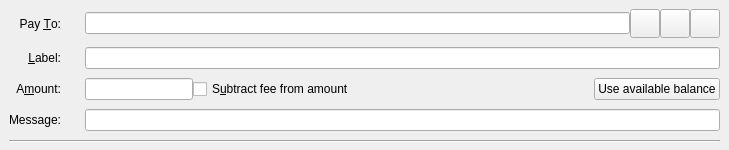
<?xml version="1.0" encoding="UTF-8"?>
<ui version="4.0">
 <class>SendCoinsEntry</class>
 <widget class="QStackedWidget" name="SendCoinsEntry">
  <property name="geometry">
   <rect>
    <x>0</x>
    <y>0</y>
    <width>729</width>
    <height>150</height>
   </rect>
  </property>
  <property name="focusPolicy">
   <enum>Qt::TabFocus</enum>
  </property>
  <property name="autoFillBackground">
   <bool>false</bool>
  </property>
  <widget class="QFrame" name="SendCoins">
   <property name="toolTip">
    <string>This is a normal payment.</string>
   </property>
   <property name="frameShape">
    <enum>QFrame::NoFrame</enum>
   </property>
   <layout class="QGridLayout" name="gridLayout">
    <property name="topMargin">
     <number>8</number>
    </property>
    <property name="bottomMargin">
     <number>4</number>
    </property>
    <property name="horizontalSpacing">
     <number>12</number>
    </property>
    <property name="verticalSpacing">
     <number>8</number>
    </property>
    <item row="2" column="2">
     <layout class="QHBoxLayout" name="horizontalLayoutAmount" stretch="0,1,0">
      <item>
       <widget class="BitcoinAmountField" name="payAmount"/>
      </item>
      <item>
       <widget class="QCheckBox" name="checkboxSubtractFeeFromAmount">
        <property name="toolTip">
         <string>The fee will be deducted from the amount being sent. The recipient will receive less earthcoins than you enter in the amount field. If multiple recipients are selected, the fee is split equally.</string>
        </property>
        <property name="text">
         <string>S&amp;ubtract fee from amount</string>
        </property>
       </widget>
      </item>
      <item>
       <widget class="QPushButton" name="useAvailableBalanceButton">
        <property name="text">
         <string>Use available balance</string>
        </property>
       </widget>
      </item>
     </layout>
    </item>
    <item row="3" column="0">
     <widget class="QLabel" name="messageLabel">
      <property name="text">
       <string>Message:</string>
      </property>
      <property name="alignment">
       <set>Qt::AlignRight|Qt::AlignTrailing|Qt::AlignVCenter</set>
      </property>
     </widget>
    </item>
    <item row="4" column="0" colspan="3">
     <widget class="Line" name="line">
      <property name="orientation">
       <enum>Qt::Horizontal</enum>
      </property>
     </widget>
    </item>
    <item row="0" column="0">
     <widget class="QLabel" name="payToLabel">
      <property name="text">
       <string>Pay &amp;To:</string>
      </property>
      <property name="alignment">
       <set>Qt::AlignRight|Qt::AlignTrailing|Qt::AlignVCenter</set>
      </property>
      <property name="buddy">
       <cstring>payTo</cstring>
      </property>
     </widget>
    </item>
    <item row="1" column="0">
     <widget class="QLabel" name="labellLabel">
      <property name="text">
       <string>&amp;Label:</string>
      </property>
      <property name="alignment">
       <set>Qt::AlignRight|Qt::AlignTrailing|Qt::AlignVCenter</set>
      </property>
      <property name="buddy">
       <cstring>addAsLabel</cstring>
      </property>
     </widget>
    </item>
    <item row="1" column="2">
     <widget class="QLineEdit" name="addAsLabel">
      <property name="toolTip">
       <string>Enter a label for this address to add it to the list of used addresses</string>
      </property>
     </widget>
    </item>
    <item row="0" column="2">
     <layout class="QHBoxLayout" name="payToLayout">
      <property name="spacing">
       <number>0</number>
      </property>
      <item>
       <widget class="QValidatedLineEdit" name="payTo">
        <property name="toolTip">
         <string>The Earthcoin address to send the payment to</string>
        </property>
       </widget>
      </item>
      <item>
       <widget class="QToolButton" name="addressBookButton">
        <property name="toolTip">
         <string>Choose previously used address</string>
        </property>
        <property name="text">
         <string/>
        </property>
        <property name="icon">
         <iconset resource="../bitcoin.qrc">
          <normaloff>:/icons/address-book</normaloff>:/icons/address-book</iconset>
        </property>
        <property name="iconSize">
         <size>
          <width>22</width>
          <height>22</height>
         </size>
        </property>
        <property name="shortcut">
         <string>Alt+A</string>
        </property>
       </widget>
      </item>
      <item>
       <widget class="QToolButton" name="pasteButton">
        <property name="toolTip">
         <string>Paste address from clipboard</string>
        </property>
        <property name="text">
         <string/>
        </property>
        <property name="icon">
         <iconset resource="../bitcoin.qrc">
          <normaloff>:/icons/editpaste</normaloff>:/icons/editpaste</iconset>
        </property>
        <property name="iconSize">
         <size>
          <width>22</width>
          <height>22</height>
         </size>
        </property>
        <property name="shortcut">
         <string>Alt+P</string>
        </property>
       </widget>
      </item>
      <item>
       <widget class="QToolButton" name="deleteButton">
        <property name="toolTip">
         <string>Remove this entry</string>
        </property>
        <property name="text">
         <string/>
        </property>
        <property name="icon">
         <iconset resource="../bitcoin.qrc">
          <normaloff>:/icons/remove</normaloff>:/icons/remove</iconset>
        </property>
        <property name="iconSize">
         <size>
          <width>22</width>
          <height>22</height>
         </size>
        </property>
       </widget>
      </item>
     </layout>
    </item>
    <item row="2" column="0">
     <widget class="QLabel" name="amountLabel">
      <property name="text">
       <string>A&amp;mount:</string>
      </property>
      <property name="alignment">
       <set>Qt::AlignRight|Qt::AlignTrailing|Qt::AlignVCenter</set>
      </property>
      <property name="buddy">
       <cstring>payAmount</cstring>
      </property>
     </widget>
    </item>
    <item row="3" column="2">
     <widget class="QLineEdit" name="messageTextLabel"/>
    </item>
   </layout>
  </widget>
  <widget class="QFrame" name="SendCoins_UnauthenticatedPaymentRequest">
   <property name="palette">
    <palette>
     <active>
      <colorrole role="WindowText">
       <brush brushstyle="SolidPattern">
        <color alpha="255">
         <red>0</red>
         <green>0</green>
         <blue>0</blue>
        </color>
       </brush>
      </colorrole>
      <colorrole role="Button">
       <brush brushstyle="SolidPattern">
        <color alpha="255">
         <red>255</red>
         <green>255</green>
         <blue>127</blue>
        </color>
       </brush>
      </colorrole>
      <colorrole role="Light">
       <brush brushstyle="SolidPattern">
        <color alpha="255">
         <red>255</red>
         <green>255</green>
         <blue>255</blue>
        </color>
       </brush>
      </colorrole>
      <colorrole role="Midlight">
       <brush brushstyle="SolidPattern">
        <color alpha="255">
         <red>255</red>
         <green>255</green>
         <blue>191</blue>
        </color>
       </brush>
      </colorrole>
      <colorrole role="Dark">
       <brush brushstyle="SolidPattern">
        <color alpha="255">
         <red>127</red>
         <green>127</green>
         <blue>63</blue>
        </color>
       </brush>
      </colorrole>
      <colorrole role="Mid">
       <brush brushstyle="SolidPattern">
        <color alpha="255">
         <red>170</red>
         <green>170</green>
         <blue>84</blue>
        </color>
       </brush>
      </colorrole>
      <colorrole role="Text">
       <brush brushstyle="SolidPattern">
        <color alpha="255">
         <red>0</red>
         <green>0</green>
         <blue>0</blue>
        </color>
       </brush>
      </colorrole>
      <colorrole role="BrightText">
       <brush brushstyle="SolidPattern">
        <color alpha="255">
         <red>255</red>
         <green>255</green>
         <blue>255</blue>
        </color>
       </brush>
      </colorrole>
      <colorrole role="ButtonText">
       <brush brushstyle="SolidPattern">
        <color alpha="255">
         <red>0</red>
         <green>0</green>
         <blue>0</blue>
        </color>
       </brush>
      </colorrole>
      <colorrole role="Base">
       <brush brushstyle="SolidPattern">
        <color alpha="255">
         <red>255</red>
         <green>255</green>
         <blue>255</blue>
        </color>
       </brush>
      </colorrole>
      <colorrole role="Window">
       <brush brushstyle="SolidPattern">
        <color alpha="255">
         <red>255</red>
         <green>255</green>
         <blue>127</blue>
        </color>
       </brush>
      </colorrole>
      <colorrole role="Shadow">
       <brush brushstyle="SolidPattern">
        <color alpha="255">
         <red>0</red>
         <green>0</green>
         <blue>0</blue>
        </color>
       </brush>
      </colorrole>
      <colorrole role="AlternateBase">
       <brush brushstyle="SolidPattern">
        <color alpha="255">
         <red>255</red>
         <green>255</green>
         <blue>191</blue>
        </color>
       </brush>
      </colorrole>
      <colorrole role="ToolTipBase">
       <brush brushstyle="SolidPattern">
        <color alpha="255">
         <red>255</red>
         <green>255</green>
         <blue>220</blue>
        </color>
       </brush>
      </colorrole>
      <colorrole role="ToolTipText">
       <brush brushstyle="SolidPattern">
        <color alpha="255">
         <red>0</red>
         <green>0</green>
         <blue>0</blue>
        </color>
       </brush>
      </colorrole>
     </active>
     <inactive>
      <colorrole role="WindowText">
       <brush brushstyle="SolidPattern">
        <color alpha="255">
         <red>0</red>
         <green>0</green>
         <blue>0</blue>
        </color>
       </brush>
      </colorrole>
      <colorrole role="Button">
       <brush brushstyle="SolidPattern">
        <color alpha="255">
         <red>255</red>
         <green>255</green>
         <blue>127</blue>
        </color>
       </brush>
      </colorrole>
      <colorrole role="Light">
       <brush brushstyle="SolidPattern">
        <color alpha="255">
         <red>255</red>
         <green>255</green>
         <blue>255</blue>
        </color>
       </brush>
      </colorrole>
      <colorrole role="Midlight">
       <brush brushstyle="SolidPattern">
        <color alpha="255">
         <red>255</red>
         <green>255</green>
         <blue>191</blue>
        </color>
       </brush>
      </colorrole>
      <colorrole role="Dark">
       <brush brushstyle="SolidPattern">
        <color alpha="255">
         <red>127</red>
         <green>127</green>
         <blue>63</blue>
        </color>
       </brush>
      </colorrole>
      <colorrole role="Mid">
       <brush brushstyle="SolidPattern">
        <color alpha="255">
         <red>170</red>
         <green>170</green>
         <blue>84</blue>
        </color>
       </brush>
      </colorrole>
      <colorrole role="Text">
       <brush brushstyle="SolidPattern">
        <color alpha="255">
         <red>0</red>
         <green>0</green>
         <blue>0</blue>
        </color>
       </brush>
      </colorrole>
      <colorrole role="BrightText">
       <brush brushstyle="SolidPattern">
        <color alpha="255">
         <red>255</red>
         <green>255</green>
         <blue>255</blue>
        </color>
       </brush>
      </colorrole>
      <colorrole role="ButtonText">
       <brush brushstyle="SolidPattern">
        <color alpha="255">
         <red>0</red>
         <green>0</green>
         <blue>0</blue>
        </color>
       </brush>
      </colorrole>
      <colorrole role="Base">
       <brush brushstyle="SolidPattern">
        <color alpha="255">
         <red>255</red>
         <green>255</green>
         <blue>255</blue>
        </color>
       </brush>
      </colorrole>
      <colorrole role="Window">
       <brush brushstyle="SolidPattern">
        <color alpha="255">
         <red>255</red>
         <green>255</green>
         <blue>127</blue>
        </color>
       </brush>
      </colorrole>
      <colorrole role="Shadow">
       <brush brushstyle="SolidPattern">
        <color alpha="255">
         <red>0</red>
         <green>0</green>
         <blue>0</blue>
        </color>
       </brush>
      </colorrole>
      <colorrole role="AlternateBase">
       <brush brushstyle="SolidPattern">
        <color alpha="255">
         <red>255</red>
         <green>255</green>
         <blue>191</blue>
        </color>
       </brush>
      </colorrole>
      <colorrole role="ToolTipBase">
       <brush brushstyle="SolidPattern">
        <color alpha="255">
         <red>255</red>
         <green>255</green>
         <blue>220</blue>
        </color>
       </brush>
      </colorrole>
      <colorrole role="ToolTipText">
       <brush brushstyle="SolidPattern">
        <color alpha="255">
         <red>0</red>
         <green>0</green>
         <blue>0</blue>
        </color>
       </brush>
      </colorrole>
     </inactive>
     <disabled>
      <colorrole role="WindowText">
       <brush brushstyle="SolidPattern">
        <color alpha="255">
         <red>127</red>
         <green>127</green>
         <blue>63</blue>
        </color>
       </brush>
      </colorrole>
      <colorrole role="Button">
       <brush brushstyle="SolidPattern">
        <color alpha="255">
         <red>255</red>
         <green>255</green>
         <blue>127</blue>
        </color>
       </brush>
      </colorrole>
      <colorrole role="Light">
       <brush brushstyle="SolidPattern">
        <color alpha="255">
         <red>255</red>
         <green>255</green>
         <blue>255</blue>
        </color>
       </brush>
      </colorrole>
      <colorrole role="Midlight">
       <brush brushstyle="SolidPattern">
        <color alpha="255">
         <red>255</red>
         <green>255</green>
         <blue>191</blue>
        </color>
       </brush>
      </colorrole>
      <colorrole role="Dark">
       <brush brushstyle="SolidPattern">
        <color alpha="255">
         <red>127</red>
         <green>127</green>
         <blue>63</blue>
        </color>
       </brush>
      </colorrole>
      <colorrole role="Mid">
       <brush brushstyle="SolidPattern">
        <color alpha="255">
         <red>170</red>
         <green>170</green>
         <blue>84</blue>
        </color>
       </brush>
      </colorrole>
      <colorrole role="Text">
       <brush brushstyle="SolidPattern">
        <color alpha="255">
         <red>127</red>
         <green>127</green>
         <blue>63</blue>
        </color>
       </brush>
      </colorrole>
      <colorrole role="BrightText">
       <brush brushstyle="SolidPattern">
        <color alpha="255">
         <red>255</red>
         <green>255</green>
         <blue>255</blue>
        </color>
       </brush>
      </colorrole>
      <colorrole role="ButtonText">
       <brush brushstyle="SolidPattern">
        <color alpha="255">
         <red>127</red>
         <green>127</green>
         <blue>63</blue>
        </color>
       </brush>
      </colorrole>
      <colorrole role="Base">
       <brush brushstyle="SolidPattern">
        <color alpha="255">
         <red>255</red>
         <green>255</green>
         <blue>127</blue>
        </color>
       </brush>
      </colorrole>
      <colorrole role="Window">
       <brush brushstyle="SolidPattern">
        <color alpha="255">
         <red>255</red>
         <green>255</green>
         <blue>127</blue>
        </color>
       </brush>
      </colorrole>
      <colorrole role="Shadow">
       <brush brushstyle="SolidPattern">
        <color alpha="255">
         <red>0</red>
         <green>0</green>
         <blue>0</blue>
        </color>
       </brush>
      </colorrole>
      <colorrole role="AlternateBase">
       <brush brushstyle="SolidPattern">
        <color alpha="255">
         <red>255</red>
         <green>255</green>
         <blue>127</blue>
        </color>
       </brush>
      </colorrole>
      <colorrole role="ToolTipBase">
       <brush brushstyle="SolidPattern">
        <color alpha="255">
         <red>255</red>
         <green>255</green>
         <blue>220</blue>
        </color>
       </brush>
      </colorrole>
      <colorrole role="ToolTipText">
       <brush brushstyle="SolidPattern">
        <color alpha="255">
         <red>0</red>
         <green>0</green>
         <blue>0</blue>
        </color>
       </brush>
      </colorrole>
     </disabled>
    </palette>
   </property>
   <property name="toolTip">
    <string>This is an unauthenticated payment request.</string>
   </property>
   <property name="autoFillBackground">
    <bool>true</bool>
   </property>
   <property name="frameShape">
    <enum>QFrame::NoFrame</enum>
   </property>
   <layout class="QGridLayout" name="gridLayout_is">
    <property name="spacing">
     <number>12</number>
    </property>
    <item row="0" column="0">
     <widget class="QLabel" name="payToLabel_is">
      <property name="text">
       <string>Pay To:</string>
      </property>
      <property name="alignment">
       <set>Qt::AlignRight|Qt::AlignTrailing|Qt::AlignVCenter</set>
      </property>
     </widget>
    </item>
    <item row="0" column="1">
     <layout class="QHBoxLayout" name="payToLayout_is">
      <property name="spacing">
       <number>0</number>
      </property>
      <item>
       <widget class="QLabel" name="payTo_is"/>
      </item>
      <item>
       <widget class="QToolButton" name="deleteButton_is">
        <property name="toolTip">
         <string>Remove this entry</string>
        </property>
        <property name="text">
         <string/>
        </property>
        <property name="icon">
         <iconset resource="../bitcoin.qrc">
          <normaloff>:/icons/remove</normaloff>:/icons/remove</iconset>
        </property>
       </widget>
      </item>
     </layout>
    </item>
    <item row="1" column="0">
     <widget class="QLabel" name="memoLabel_is">
      <property name="text">
       <string>Memo:</string>
      </property>
      <property name="alignment">
       <set>Qt::AlignRight|Qt::AlignTrailing|Qt::AlignVCenter</set>
      </property>
     </widget>
    </item>
    <item row="1" column="1">
     <widget class="QLabel" name="memoTextLabel_is">
      <property name="textFormat">
       <enum>Qt::PlainText</enum>
      </property>
     </widget>
    </item>
    <item row="2" column="0">
     <widget class="QLabel" name="amountLabel_is">
      <property name="text">
       <string>A&amp;mount:</string>
      </property>
      <property name="alignment">
       <set>Qt::AlignRight|Qt::AlignTrailing|Qt::AlignVCenter</set>
      </property>
      <property name="buddy">
       <cstring>payAmount_is</cstring>
      </property>
     </widget>
    </item>
    <item row="2" column="1">
     <widget class="BitcoinAmountField" name="payAmount_is">
      <property name="acceptDrops">
       <bool>false</bool>
      </property>
     </widget>
    </item>
   </layout>
  </widget>
  <widget class="QFrame" name="SendCoins_AuthenticatedPaymentRequest">
   <property name="palette">
    <palette>
     <active>
      <colorrole role="WindowText">
       <brush brushstyle="SolidPattern">
        <color alpha="255">
         <red>0</red>
         <green>0</green>
         <blue>0</blue>
        </color>
       </brush>
      </colorrole>
      <colorrole role="Button">
       <brush brushstyle="SolidPattern">
        <color alpha="255">
         <red>140</red>
         <green>232</green>
         <blue>119</blue>
        </color>
       </brush>
      </colorrole>
      <colorrole role="Light">
       <brush brushstyle="SolidPattern">
        <color alpha="255">
         <red>230</red>
         <green>255</green>
         <blue>224</blue>
        </color>
       </brush>
      </colorrole>
      <colorrole role="Midlight">
       <brush brushstyle="SolidPattern">
        <color alpha="255">
         <red>185</red>
         <green>243</green>
         <blue>171</blue>
        </color>
       </brush>
      </colorrole>
      <colorrole role="Dark">
       <brush brushstyle="SolidPattern">
        <color alpha="255">
         <red>70</red>
         <green>116</green>
         <blue>59</blue>
        </color>
       </brush>
      </colorrole>
      <colorrole role="Mid">
       <brush brushstyle="SolidPattern">
        <color alpha="255">
         <red>93</red>
         <green>155</green>
         <blue>79</blue>
        </color>
       </brush>
      </colorrole>
      <colorrole role="Text">
       <brush brushstyle="SolidPattern">
        <color alpha="255">
         <red>0</red>
         <green>0</green>
         <blue>0</blue>
        </color>
       </brush>
      </colorrole>
      <colorrole role="BrightText">
       <brush brushstyle="SolidPattern">
        <color alpha="255">
         <red>155</red>
         <green>255</green>
         <blue>147</blue>
        </color>
       </brush>
      </colorrole>
      <colorrole role="ButtonText">
       <brush brushstyle="SolidPattern">
        <color alpha="255">
         <red>0</red>
         <green>0</green>
         <blue>0</blue>
        </color>
       </brush>
      </colorrole>
      <colorrole role="Base">
       <brush brushstyle="SolidPattern">
        <color alpha="255">
         <red>119</red>
         <green>255</green>
         <blue>233</blue>
        </color>
       </brush>
      </colorrole>
      <colorrole role="Window">
       <brush brushstyle="SolidPattern">
        <color alpha="255">
         <red>140</red>
         <green>232</green>
         <blue>119</blue>
        </color>
       </brush>
      </colorrole>
      <colorrole role="Shadow">
       <brush brushstyle="SolidPattern">
        <color alpha="255">
         <red>0</red>
         <green>0</green>
         <blue>0</blue>
        </color>
       </brush>
      </colorrole>
      <colorrole role="AlternateBase">
       <brush brushstyle="SolidPattern">
        <color alpha="255">
         <red>197</red>
         <green>243</green>
         <blue>187</blue>
        </color>
       </brush>
      </colorrole>
      <colorrole role="NoRole">
       <brush brushstyle="SolidPattern">
        <color alpha="255">
         <red>125</red>
         <green>194</green>
         <blue>122</blue>
        </color>
       </brush>
      </colorrole>
      <colorrole role="ToolTipBase">
       <brush brushstyle="SolidPattern">
        <color alpha="255">
         <red>255</red>
         <green>255</green>
         <blue>220</blue>
        </color>
       </brush>
      </colorrole>
      <colorrole role="ToolTipText">
       <brush brushstyle="SolidPattern">
        <color alpha="255">
         <red>0</red>
         <green>0</green>
         <blue>0</blue>
        </color>
       </brush>
      </colorrole>
     </active>
     <inactive>
      <colorrole role="WindowText">
       <brush brushstyle="SolidPattern">
        <color alpha="255">
         <red>0</red>
         <green>0</green>
         <blue>0</blue>
        </color>
       </brush>
      </colorrole>
      <colorrole role="Button">
       <brush brushstyle="SolidPattern">
        <color alpha="255">
         <red>140</red>
         <green>232</green>
         <blue>119</blue>
        </color>
       </brush>
      </colorrole>
      <colorrole role="Light">
       <brush brushstyle="SolidPattern">
        <color alpha="255">
         <red>230</red>
         <green>255</green>
         <blue>224</blue>
        </color>
       </brush>
      </colorrole>
      <colorrole role="Midlight">
       <brush brushstyle="SolidPattern">
        <color alpha="255">
         <red>185</red>
         <green>243</green>
         <blue>171</blue>
        </color>
       </brush>
      </colorrole>
      <colorrole role="Dark">
       <brush brushstyle="SolidPattern">
        <color alpha="255">
         <red>70</red>
         <green>116</green>
         <blue>59</blue>
        </color>
       </brush>
      </colorrole>
      <colorrole role="Mid">
       <brush brushstyle="SolidPattern">
        <color alpha="255">
         <red>93</red>
         <green>155</green>
         <blue>79</blue>
        </color>
       </brush>
      </colorrole>
      <colorrole role="Text">
       <brush brushstyle="SolidPattern">
        <color alpha="255">
         <red>0</red>
         <green>0</green>
         <blue>0</blue>
        </color>
       </brush>
      </colorrole>
      <colorrole role="BrightText">
       <brush brushstyle="SolidPattern">
        <color alpha="255">
         <red>155</red>
         <green>255</green>
         <blue>147</blue>
        </color>
       </brush>
      </colorrole>
      <colorrole role="ButtonText">
       <brush brushstyle="SolidPattern">
        <color alpha="255">
         <red>0</red>
         <green>0</green>
         <blue>0</blue>
        </color>
       </brush>
      </colorrole>
      <colorrole role="Base">
       <brush brushstyle="SolidPattern">
        <color alpha="255">
         <red>119</red>
         <green>255</green>
         <blue>233</blue>
        </color>
       </brush>
      </colorrole>
      <colorrole role="Window">
       <brush brushstyle="SolidPattern">
        <color alpha="255">
         <red>140</red>
         <green>232</green>
         <blue>119</blue>
        </color>
       </brush>
      </colorrole>
      <colorrole role="Shadow">
       <brush brushstyle="SolidPattern">
        <color alpha="255">
         <red>0</red>
         <green>0</green>
         <blue>0</blue>
        </color>
       </brush>
      </colorrole>
      <colorrole role="AlternateBase">
       <brush brushstyle="SolidPattern">
        <color alpha="255">
         <red>197</red>
         <green>243</green>
         <blue>187</blue>
        </color>
       </brush>
      </colorrole>
      <colorrole role="NoRole">
       <brush brushstyle="SolidPattern">
        <color alpha="255">
         <red>125</red>
         <green>194</green>
         <blue>122</blue>
        </color>
       </brush>
      </colorrole>
      <colorrole role="ToolTipBase">
       <brush brushstyle="SolidPattern">
        <color alpha="255">
         <red>255</red>
         <green>255</green>
         <blue>220</blue>
        </color>
       </brush>
      </colorrole>
      <colorrole role="ToolTipText">
       <brush brushstyle="SolidPattern">
        <color alpha="255">
         <red>0</red>
         <green>0</green>
         <blue>0</blue>
        </color>
       </brush>
      </colorrole>
     </inactive>
     <disabled>
      <colorrole role="WindowText">
       <brush brushstyle="SolidPattern">
        <color alpha="255">
         <red>70</red>
         <green>116</green>
         <blue>59</blue>
        </color>
       </brush>
      </colorrole>
      <colorrole role="Button">
       <brush brushstyle="SolidPattern">
        <color alpha="255">
         <red>140</red>
         <green>232</green>
         <blue>119</blue>
        </color>
       </brush>
      </colorrole>
      <colorrole role="Light">
       <brush brushstyle="SolidPattern">
        <color alpha="255">
         <red>230</red>
         <green>255</green>
         <blue>224</blue>
        </color>
       </brush>
      </colorrole>
      <colorrole role="Midlight">
       <brush brushstyle="SolidPattern">
        <color alpha="255">
         <red>185</red>
         <green>243</green>
         <blue>171</blue>
        </color>
       </brush>
      </colorrole>
      <colorrole role="Dark">
       <brush brushstyle="SolidPattern">
        <color alpha="255">
         <red>70</red>
         <green>116</green>
         <blue>59</blue>
        </color>
       </brush>
      </colorrole>
      <colorrole role="Mid">
       <brush brushstyle="SolidPattern">
        <color alpha="255">
         <red>93</red>
         <green>155</green>
         <blue>79</blue>
        </color>
       </brush>
      </colorrole>
      <colorrole role="Text">
       <brush brushstyle="SolidPattern">
        <color alpha="255">
         <red>70</red>
         <green>116</green>
         <blue>59</blue>
        </color>
       </brush>
      </colorrole>
      <colorrole role="BrightText">
       <brush brushstyle="SolidPattern">
        <color alpha="255">
         <red>155</red>
         <green>255</green>
         <blue>147</blue>
        </color>
       </brush>
      </colorrole>
      <colorrole role="ButtonText">
       <brush brushstyle="SolidPattern">
        <color alpha="255">
         <red>70</red>
         <green>116</green>
         <blue>59</blue>
        </color>
       </brush>
      </colorrole>
      <colorrole role="Base">
       <brush brushstyle="SolidPattern">
        <color alpha="255">
         <red>140</red>
         <green>232</green>
         <blue>119</blue>
        </color>
       </brush>
      </colorrole>
      <colorrole role="Window">
       <brush brushstyle="SolidPattern">
        <color alpha="255">
         <red>140</red>
         <green>232</green>
         <blue>119</blue>
        </color>
       </brush>
      </colorrole>
      <colorrole role="Shadow">
       <brush brushstyle="SolidPattern">
        <color alpha="255">
         <red>0</red>
         <green>0</green>
         <blue>0</blue>
        </color>
       </brush>
      </colorrole>
      <colorrole role="AlternateBase">
       <brush brushstyle="SolidPattern">
        <color alpha="255">
         <red>140</red>
         <green>232</green>
         <blue>119</blue>
        </color>
       </brush>
      </colorrole>
      <colorrole role="NoRole">
       <brush brushstyle="SolidPattern">
        <color alpha="255">
         <red>125</red>
         <green>194</green>
         <blue>122</blue>
        </color>
       </brush>
      </colorrole>
      <colorrole role="ToolTipBase">
       <brush brushstyle="SolidPattern">
        <color alpha="255">
         <red>255</red>
         <green>255</green>
         <blue>220</blue>
        </color>
       </brush>
      </colorrole>
      <colorrole role="ToolTipText">
       <brush brushstyle="SolidPattern">
        <color alpha="255">
         <red>0</red>
         <green>0</green>
         <blue>0</blue>
        </color>
       </brush>
      </colorrole>
     </disabled>
    </palette>
   </property>
   <property name="toolTip">
    <string>This is an authenticated payment request.</string>
   </property>
   <property name="autoFillBackground">
    <bool>true</bool>
   </property>
   <property name="frameShape">
    <enum>QFrame::NoFrame</enum>
   </property>
   <layout class="QGridLayout" name="gridLayout_s">
    <property name="spacing">
     <number>12</number>
    </property>
    <item row="0" column="0">
     <widget class="QLabel" name="payToLabel_s">
      <property name="text">
       <string>Pay To:</string>
      </property>
      <property name="alignment">
       <set>Qt::AlignRight|Qt::AlignTrailing|Qt::AlignVCenter</set>
      </property>
     </widget>
    </item>
    <item row="0" column="1">
     <layout class="QHBoxLayout" name="payToLayout_s">
      <property name="spacing">
       <number>0</number>
      </property>
      <item>
       <widget class="QLabel" name="payTo_s">
        <property name="textFormat">
         <enum>Qt::PlainText</enum>
        </property>
       </widget>
      </item>
      <item>
       <widget class="QToolButton" name="deleteButton_s">
        <property name="toolTip">
         <string>Remove this entry</string>
        </property>
        <property name="text">
         <string/>
        </property>
        <property name="icon">
         <iconset resource="../bitcoin.qrc">
          <normaloff>:/icons/remove</normaloff>:/icons/remove</iconset>
        </property>
       </widget>
      </item>
     </layout>
    </item>
    <item row="1" column="0">
     <widget class="QLabel" name="memoLabel_s">
      <property name="text">
       <string>Memo:</string>
      </property>
      <property name="alignment">
       <set>Qt::AlignRight|Qt::AlignTrailing|Qt::AlignVCenter</set>
      </property>
     </widget>
    </item>
    <item row="1" column="1">
     <widget class="QLabel" name="memoTextLabel_s">
      <property name="textFormat">
       <enum>Qt::PlainText</enum>
      </property>
     </widget>
    </item>
    <item row="2" column="0">
     <widget class="QLabel" name="amountLabel_s">
      <property name="text">
       <string>A&amp;mount:</string>
      </property>
      <property name="alignment">
       <set>Qt::AlignRight|Qt::AlignTrailing|Qt::AlignVCenter</set>
      </property>
      <property name="buddy">
       <cstring>payAmount_s</cstring>
      </property>
     </widget>
    </item>
    <item row="2" column="1">
     <widget class="BitcoinAmountField" name="payAmount_s">
      <property name="acceptDrops">
       <bool>false</bool>
      </property>
     </widget>
    </item>
   </layout>
  </widget>
 </widget>
 <customwidgets>
  <customwidget>
   <class>QValidatedLineEdit</class>
   <extends>QLineEdit</extends>
   <header>qt/qvalidatedlineedit.h</header>
  </customwidget>
   <customwidget>
   <class>BitcoinAmountField</class>
   <extends>QLineEdit</extends>
   <header>qt/bitcoinamountfield.h</header>
   <container>1</container>
  </customwidget>
 </customwidgets>
 <tabstops>
  <tabstop>payTo</tabstop>
  <tabstop>addressBookButton</tabstop>
  <tabstop>pasteButton</tabstop>
  <tabstop>deleteButton</tabstop>
  <tabstop>addAsLabel</tabstop>
  <tabstop>payAmount</tabstop>
  <tabstop>payAmount_is</tabstop>
  <tabstop>deleteButton_is</tabstop>
  <tabstop>payAmount_s</tabstop>
  <tabstop>deleteButton_s</tabstop>
 </tabstops>
 <resources>
  <include location="../bitcoin.qrc"/>
 </resources>
 <connections/>
</ui>
